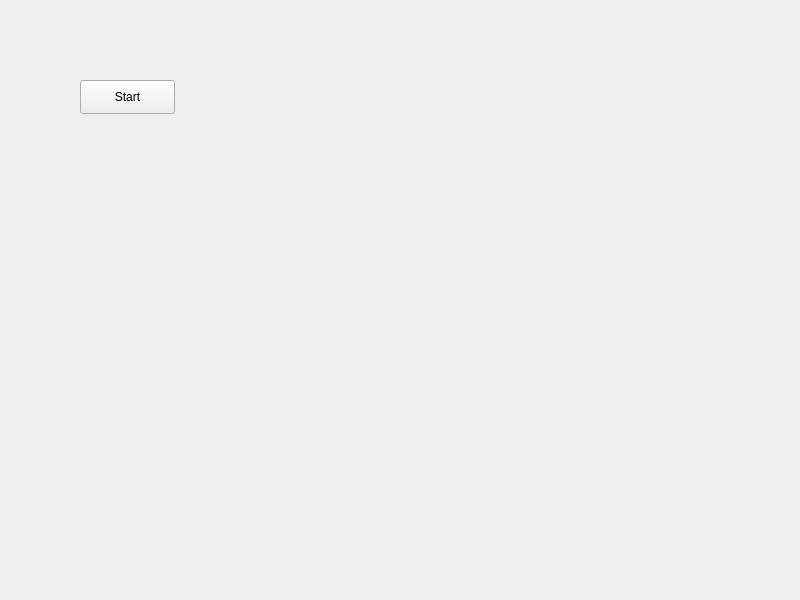
<?xml version="1.0" encoding="UTF-8"?>
<ui version="4.0">
 <class>Widget</class>
 <widget class="QWidget" name="Widget">
  <property name="geometry">
   <rect>
    <x>0</x>
    <y>0</y>
    <width>800</width>
    <height>600</height>
   </rect>
  </property>
  <property name="windowTitle">
   <string>Widget</string>
  </property>
  <widget class="QPushButton" name="startButton">
   <property name="geometry">
    <rect>
     <x>80</x>
     <y>80</y>
     <width>95</width>
     <height>34</height>
    </rect>
   </property>
   <property name="text">
    <string>Start</string>
   </property>
  </widget>
 </widget>
 <resources/>
 <connections/>
</ui>
